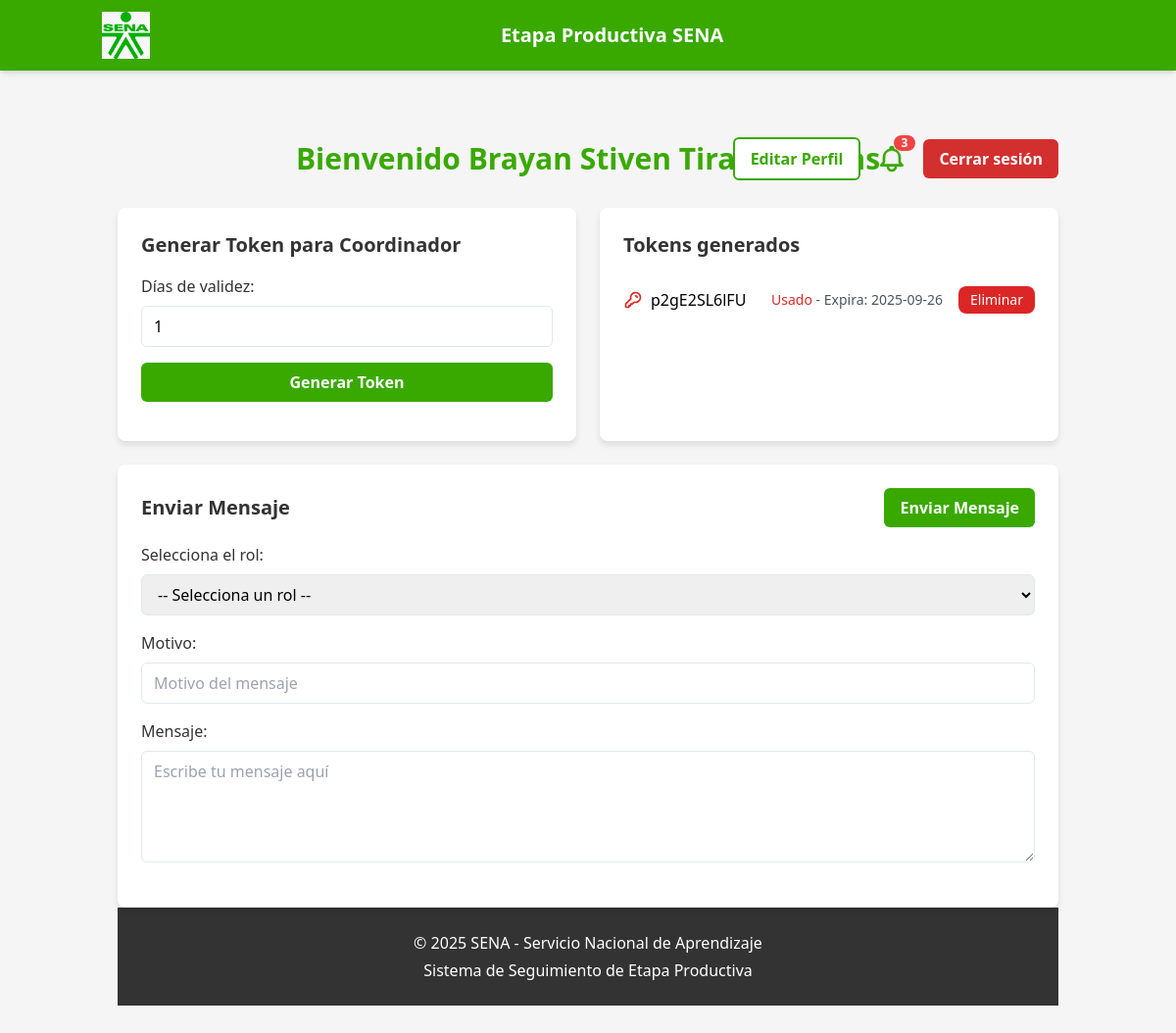
Screenshot of /adm/dashboard (signed in) with the database file from the repository.
### app/models/users.py (models this page shows, shortened)
class Administrador(db.Model, UserMixin):
    __tablename__ = "administrador"
    id_admin = db.Column(db.Integer, primary_key=True)
    nombre = db.Column(db.String(100), nullable=False)
    apellido = db.Column(db.String(100), nullable=False)
    documento = db.Column(db.String(50), unique=True, nullable=False)
    password = db.Column(db.String(200), nullable=False)
    tokens_coordinador = db.relationship("TokenCoordinador", back_populates="administrador", lazy=True)

class TokenCoordinador(db.Model):
    __tablename__ = "token_coordinador"
    id_token = db.Column(db.Integer, primary_key=True, autoincrement=True)
    token = db.Column(db.String(50), unique=True, nullable=False)
    fecha_creacion = db.Column(db.DateTime, default=datetime.utcnow)
    fecha_expiracion = db.Column(db.DateTime, nullable=True)
    usado = db.Column(db.Boolean, default=False)
    usado_para_sede = db.Column(db.Boolean, default=False)
    admin_id = db.Column(db.Integer, db.ForeignKey("administrador.id_admin"), nullable=False)
    administrador = db.relationship("Administrador", back_populates="tokens_coordinador")

### app/routes/adm_route.py (the view)
@adm_bp.route('/dashboard')
@login_required
@admin_required
def dashboard():
    tokens = TokenCoordinador.query.filter_by(admin_id=current_user.id_admin).all()
    notificaciones_no_leidas = Notificacion.query.filter_by(
        rol_destinatario="Administrador",
        visto=False
    ).count()
    aprendices = Aprendiz.query.all()
    coordinadores = Coordinador.query.all()
    instructores = Instructor.query.all()
    return render_template(
        'adm/dashboard_adm.html',
        tokens=tokens,
        notificaciones_no_leidas=notificaciones_no_leidas,
        now=datetime.now(),
        aprendices=aprendices,
        coordinadores=coordinadores,
        instructores=instructores,
        admin_nombre=f"{current_user.nombre} {current_user.apellido}",  # 👈 agregado para saludo
    )

### app/__init__.py (called while the page is built)
@login_manager.user_loader
def load_user(user_id):
    from app.models.users import Aprendiz, Instructor, Coordinador, Administrador
    try:
        role, id = user_id.split("-")
        id = int(id)
    except (ValueError, AttributeError):
        return None
    if role == "aprendiz":
        return Aprendiz.query.get(id)
    elif role == "instructor":
        return Instructor.query.get(id)
    elif role == "coordinador":
        return Coordinador.query.get(id)
    elif role == "administrador":
        return Administrador.query.get(id)
    return None

### app/routes/adm_route.py (called while the page is built)
def admin_required(f):
    @wraps(f)
    def decorated_function(*args, **kwargs):
        if not current_user.is_authenticated or not isinstance(current_user, Administrador):
            flash("No tienes permisos para acceder a esta sección", "error")
            return redirect(url_for('adm_login'))
        return f(*args, **kwargs)
    return decorated_function

### app/templates/adm/dashboard_adm.html (shortened to what this page needs)
{% extends "base.html" %}
{% block content %}
<div class="container mx-auto px-4 py-6">
<header class="mb-8 relative flex justify-center items-center">
  <h1 class="text-3xl font-bold text-sena-primary text-center">
    Bienvenido {{ current_user.nombre }} {{ current_user.apellido }}
  </h1>
  <div class="absolute right-0 flex items-center gap-4">
    <a href="{{ url_for('adm_bp.editar_perfil') }}" class="btn-sena-secondary">
      Editar Perfil
    </a>
    <a href="{{ url_for('adm_bp.notificaciones') }}" class="relative text-2xl">
      {% if notificaciones_no_leidas > 0 %}
        <span class="absolute -top-2 -right-2 bg-red-500 text-white text-xs font-bold rounded-full px-2">
          {{ notificaciones_no_leidas }}
        </span>
      {% endif %}
    </a>
    <a href="{{ url_for('adm_bp.logout') }}" class="btn-sena-danger">
      Cerrar sesión
    </a>
  </div>
</header>
    <main class="grid grid-cols-1 md:grid-cols-2 gap-6">
        <section class="card-sena p-6">
            <h2 class="text-xl font-semibold mb-4 text-sena-dark">Generar Token para Coordinador</h2>
            <form method="POST" action="{{ url_for('adm_bp.generar_token') }}" class="form-sena">
                <div class="form-group">
                    <label for="dias" class="form-label">Días de validez:</label>
                    <input type="number" name="dias" id="dias" value="1" min="1" class="form-input">
                </div>
                <div class="form-group">
                    <button type="submit" class="w-full btn-sena-primary">
                        Generar Token
                    </button>
                </div>
            </form>
        </section>
<section class="card-sena p-6">
  <h2 class="text-xl font-semibold mb-4 text-sena-dark">Tokens generados</h2>
  {% if tokens %}
    <ul class="divide-y divide-gray-200">
      {% for token in tokens %}
        <li class="py-3 flex justify-between items-center">
          <div class="flex items-center">
            <svg xmlns="http://www.w3.org/2000/svg"
                 class="h-5 w-5 mr-2 {% if not token.usado %}text-sena-primary{% else %}text-red-600{% endif %}"
                 fill="none" viewBox="0 0 24 24" stroke="currentColor">
              <path stroke-linecap="round" stroke-linejoin="round" stroke-width="2"
                    d="M15 7a2 2 0 012 2m4 0a6 6 0 01-7.743 5.743L11 17H9v2H7v2H4a1 1 0 01-1-1v-2.586a1 1 0 01.293-.707l5.964-5.964A6 6 0 1121 9z" />
            </svg>
            <span class="font-medium">{{ token.token }}</span>
          </div>
          <div class="flex items-center space-x-4">
            <span class="text-gray-600 text-sm">
              <span class="{% if not token.usado %}text-green-600 font-semibold{% else %}text-red-600{% endif %}">
                {{ 'Activo' if not token.usado else 'Usado' }}
              </span> -
              Expira: {{ token.fecha_expiracion.strftime('%Y-%m-%d') if token.fecha_expiracion else 'Sin fecha' }}
            </span>
            <form method="POST" action="{{ url_for('adm_bp.eliminar_token', token_id=token.id_token) }}">
              <button type="submit"
                      class="px-3 py-1 bg-red-600 text-white text-sm rounded-lg hover:bg-red-700 transition">
                Eliminar
              </button>
            </form>
          </div>
        </li>
      {% endfor %}
    </ul>
  {% endif %}
</section>
<section class="card-sena p-6 md:col-span-2">
    <div class="flex justify-between items-center mb-4">
        <h2 class="text-xl font-semibold text-sena-dark">Enviar Mensaje</h2>
        <button type="submit" form="form-mensaje" class="btn-sena-primary">
            Enviar Mensaje
        </button>
    </div>
<form id="form-mensaje" method="POST" action="{{ url_for('adm_bp.enviar_mensaje') }}" class="form-sena">
    <div class="form-group">
        <label for="rol_destinatario" class="form-label">Selecciona el rol:</label>
        <select name="rol_destinatario" id="rol_destinatario" class="form-select" onchange="mostrarDestinatarios()">
            <option value="">-- Selecciona un rol --</option>
        </select>
    </div>
    <div class="form-group">
        <label for="motivo" class="form-label">Motivo:</label>
        <input type="text" name="motivo" id="motivo" class="form-input" placeholder="Motivo del mensaje">
    </div>
    <div class="form-group">
        <label for="mensaje" class="form-label">Mensaje:</label>
        <textarea name="mensaje" id="mensaje" rows="4" class="form-textarea" placeholder="Escribe tu mensaje aquí"></textarea>
    </div>
</form>
</section>
    </main>
    <footer class="mt-auto bg-sena-dark py-6">
        <div class="container mx-auto px-4">
            <div class="flex flex-col justify-between items-center">
                <div class="text-white text-center md:text-right">
                    <p class=" text-center">© {{ now.year|default(2023) }} SENA - Servicio Nacional de Aprendizaje</p>
                    <p class=" mt-1 text-center">Sistema de Seguimiento de Etapa Productiva</p>
                </div>
            </div>
        </div>
    </footer>
</div>
{% endblock %}

### app/static/css/sena-styles.css (style rules this page uses)
:root { --sena-green-primary: #39A900; --sena-green-secondary: #4CBB17; --sena-green-light: #8BC34A; --sena-green-dark: #2E7D32; --sena-gray: #F5F5F5; --sena-dark-gray: #333333; --sena-white: #FFFFFF; --sena-black: #000000; --sena-orange: #FF6D00; --sena-blue: #0277BD; --sena-red: #D32F2F; --sena-shadow: 0 4px 6px rgba(0, 0, 0, 0.1); --sena-shadow-lg: 0 10px 15px rgba(0, 0, 0, 0.1); }
.bg-sena-dark { background-color: var(--sena-green-dark); }
.text-sena-primary { color: var(--sena-green-primary); }
.text-sena-dark { color: var(--sena-green-dark); }
.btn-sena-primary { background-color: var(--sena-green-primary); color: var(--sena-white); padding: 0.5rem 1rem; border-radius: 0.375rem; font-weight: 600; transition: all 0.3s ease; display: inline-block; text-align: center; text-decoration: none; }
.btn-sena-secondary { background-color: var(--sena-white); color: var(--sena-green-primary); border: 2px solid var(--sena-green-primary); padding: 0.5rem 1rem; border-radius: 0.375rem; font-weight: 600; transition: all 0.3s ease; display: inline-block; text-align: center; text-decoration: none; }
.btn-sena-danger { background-color: var(--sena-red); color: var(--sena-white); padding: 0.5rem 1rem; border-radius: 0.375rem; font-weight: 600; transition: all 0.3s ease; display: inline-block; text-align: center; text-decoration: none; }
.card-sena { background-color: var(--sena-white); border-radius: 0.5rem; box-shadow: var(--sena-shadow); transition: transform 0.3s ease, box-shadow 0.3s ease; }
.form-sena input, .form-sena select, .form-sena textarea { border: 1px solid #e2e8f0; border-radius: 0.375rem; padding: 0.5rem 0.75rem; width: 100%; transition: border-color 0.3s ease, box-shadow 0.3s ease; }
.form-sena label { display: block; font-weight: 500; margin-bottom: 0.5rem; color: var(--sena-dark-gray); }
.form-group { margin-bottom: 1rem; }
.form-label { display: block; font-weight: 500; margin-bottom: 0.5rem; color: var(--sena-dark-gray); }
.form-input, .form-select, .form-textarea { border: 1px solid #e2e8f0; border-radius: 0.375rem; padding: 0.5rem 0.75rem; width: 100%; transition: border-color 0.3s ease, box-shadow 0.3s ease; }

### rows the page displays
Administrador: nombre "Brayan Stiven", apellido "Tirado…"
TokenCoordinador: token "p2gE2SL6lFU", usado "Usado", fecha_expiracion "2025-09-26"

### other values shown
{{ notificaciones_no_leidas }} "3"
